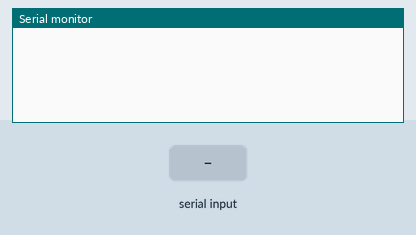
Recording of a sketch running on a simulated Arduino Uno, built with avr-gcc and run on an emulated ATmega328P. On the bench: the last lines printed to the serial monitor. The inputs (shaded band) are chosen by the test bench.

Above: at 1.2 s.
1.3 s: byte 30 received over Serial
At 2.1 s:
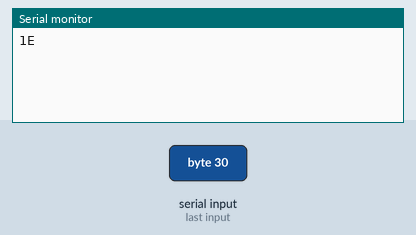
2.8 s: byte 90 received over Serial
At 3.2 s:
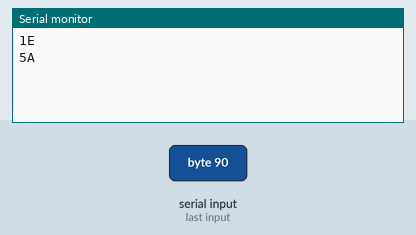
4.3 s: byte 120 received over Serial
At 5.5 s:
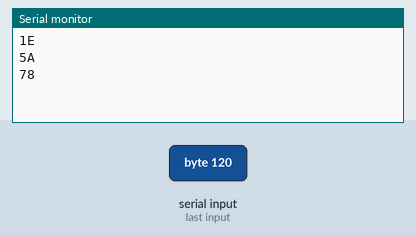

The sketch:

sketch_asus_com_debug_post_codes.ino
```cpp
//Переменные для работы с буфером, который хранит POST коды
#define MAX_PAST_QCODES 64
uint8_t pastQCodes[MAX_PAST_QCODES];
int pastQcodeHead = 0;
bool endBuffer = false;

const long WAIT_TIMEOUT = 1000; // Время ожидания заполненния буфера данными, перед их отправкой на ПК

//Переменные для таймера печати
unsigned long timeNow = 0;
bool printFlag = false;
bool haveInfoToPrint = false;

void setup() {
  Serial.begin(115200); //Настройка частоты обмена данными, для подключения к COM_DEBUG на материнской плате

  timeNow = millis(); // инициализация таймера
}

/*
 * Программа проксирует Q-CODE (далее POST коды) материнской платы ASUS с порта COM_DEBUG в SerialMonitor Arduino IDE.
 *
 * Алгоритм работы:
 * Ожидание POST кодов, чтобы записать все коды в буфер, а затем вывести.
 * Если буфер заполнен, то печать всех кодов.
 * (POST коды заносятся в буфер, чтобы не мешать процессу считывания PSOT кодов. Т.е. когда видно, что POST коды не передаются, то в этот проммежуток происходит пересылка данных)
 *
 * Инструкция как подключать:
 * 1. RX с ARDUINO подключить к SOUTC_P80 (PIN1) COM_DEBUG на материнской плате
 * 2. GND с ARDUINO подключить к GND COM_DEBUG на материнской плате
 *    (GND)  V V
 *           o o o
 *  (PIN1) > o   o
 *
 * Таблица общих POST кодов: https://www.asus.com/support/faq/1043948/#5

+------------------------------------+----------------------------------+--------------+-----------------+-----------------------+--------------------------+
| Common Q-CODE of Intel motherboard | Common Q-CODE of AMD motherboard | CPU abnormal | Memory abnormal | Graphic Card abnormal |     Others abnormal      |
+------------------------------------+----------------------------------+--------------+-----------------+-----------------------+--------------------------+
| 00,D0                              |                                  | V            |                 |                       |                          |
| 53,55                              | F9                               |              | V               |                       |                          |
| D6                                 |                                  |              |                 | V                     |                          |
|                                    | B0,99,15,53                      | V            | V               |                       |                          |
| D6                                 |                                  |              | V               | V                     |                          |
|                                    | 00,19,30,40,55                   | V            | V               | V                     |                          |
| A0,A2                              | A0,A2                            |              |                 |                       | Boot up device abnormal  |
| B2                                 | B2                               |              |                 |                       | External device abnormal |
| A9                                 | A9                               |              |                 |                       | Boot into the BIOS       |
| AA                                 | AA                               |              |                 |                       | Boot into the system     |
+------------------------------------+----------------------------------+--------------+-----------------+-----------------------+--------------------------+
 *
 * Сделано на основе:
 * https://www.reddit.com/r/techsupportmacgyver/comments/16v3af7/asus_removed_qcode_displays_from_low_end/
 * https://github.com/Sciguy429/Qcode-Breakout-Board
 *
 */
void loop() {
  if (millis() - timeNow > WAIT_TIMEOUT) { //Если POST коды не приходили более WAIT_TIMEOUT ms, то производим печать на экран
    printFlag = true; //выставляем флаг, что пришло время печати
  }

  endBuffer = pastQcodeHead >= MAX_PAST_QCODES; // Проверка достигнут ли конец буфера

  if (endBuffer || (printFlag && haveInfoToPrint)) { //Если прошло WAIT_TIMEOUT ms, и есть что печатать, или достигнут конец буфера то
    //Начинаем печать данных из буфера в цикле
    for (int i = 0; i < pastQcodeHead; i++) {
      Serial.println(pastQCodes[i], HEX);//печать в HEX виде POST кодов
    }
    pastQcodeHead = 0;//сброс счетчика буфера значений на начало
    haveInfoToPrint = false; //сброс флага, для последующего ожидания POST кодов
    clearTimerForPrintTask(); //обновляем таймер после вывода результатов, чтобы считать WAIT_TIMEOUT ms с этого места
  }

  if (Serial.available()) {
    pastQCodes[pastQcodeHead++] = Serial.read();//считывание информации в буфер
    haveInfoToPrint = true; //выставляем флаг, что пришли POST коды
    timeNow = millis();//если пришёл сигнал, то обновляем таймер, чтобы считать WAIT_TIMEOUT ms с этого места
  }
}

void clearTimerForPrintTask() {
  printFlag = false;
  timeNow = millis();
}
```

Measured:
- after the input at 1.3 s, the serial monitor: prints a new line at once (image 1)
- after the input at 2.8 s, the serial monitor: prints a new line at once (image 2)
- after the input at 4.3 s, the serial monitor: prints a new line at once (image 3)
